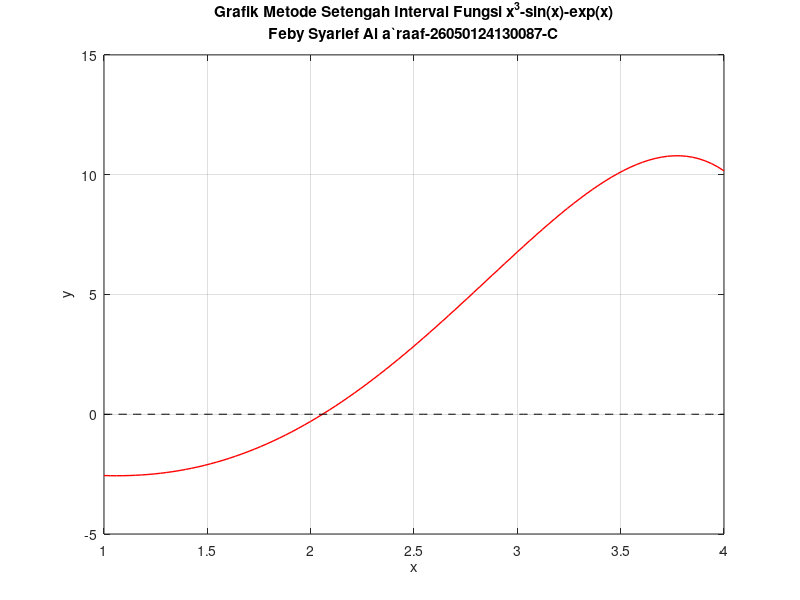

Here is the MATLAB script that generated this plot: (Note: this script raises an error after producing the figure.)

figure
x = linspace(1,4,100);
fx = x.^3-sin(x)-exp(x);
plot(x,fx,'r','LineWidth', 1)
hold on
plot(x,zeros(size(x)),'k--')
grid on
xlabel('x')
ylabel('y')
title({'Grafik Metode Setengah Interval Fungsi x^3-sin(x)-exp(x)';'Feby Syarief Al a`raaf-26050124130087-C'})

iterasi = 0;

xn = 1;
xn1 = 4;
[fxn, fxn1] = bisection(xn, xn1);

if (fxn*fxn1) >= 0
    disp('Akar persamaan tidak berada di range tersebut');
    disp('Ganti range-nya!');
else
    fprintf('\n%-10s %-12s %-12s %-12s %-12s\n', ...
        'Iterasi', 'a', 'b', 'xt', 'f(xt)');
    fprintf('--------------------------\n');
end

while (fxn*fxn1) < 0
    iterasi = iterasi +1;
    xt = (xn+xn1)/2;
    [fxt] = bisection_tengah(xt);

    fprintf('\n%-10d %-12.6f %-12.6f %-12.6f\n', iterasi, xn, xn1, xt, fxt);

    if fxt ~= 0
        c = fxn * fxt;
        Ea = 10e-4; % Batas toleransi
        if abs (fxt) > Ea
            if c<0
                xn1=xt;
            else
                xn = xt;
            end
        else
            akar = xt;
            fprintf('\n');
            fprintf('Jumlah iterasi = %i \n', iterasi);
            fprintf('Nilai f(xt) adalah = %.gf \n', fxt);
            fprintf('Akar-akar persamaannya adalah = %.6f \n', akar);
    
            plot(akar, 0, 'bx', 'MarkerSize', 10, 'LineWidth', 1);
            legend('f(x)', 'y=0', 'Akar Persamaan');

            return
        end
    else
        akar = xt;
        fprintf('\n');
        fprintf('Jumlah iterasi = %i \n', iterasi);
        fprintf('Nilai f(xt) adalah = %.gf \n', fxt);
        fprintf('Akar-akar persamaannya adalah = %.6f \n', akar);

        plot(akar, 0, 'bx', 'MarkerSize', 10, 'LineWidth', 1);
        legend('f(x)', 'y=0', 'Akar Persamaan');
        return
    end
    continue
end

function [fa, fb] = bisection(xn, xn1)
fa = (xn)^3 - sin(xn) - exp(xn);
fb = (xn1)^3-sin(xn1) - exp(xn1);
end

function [ft] = bisection_tengah(xt)
ft = (xt)^3 - sin(xt) - exp(xt);
end
